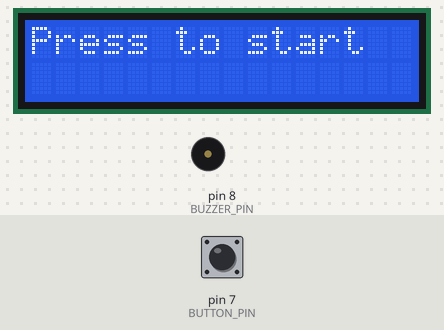
A sketch run on a simulated Arduino Uno, built with avr-gcc and run on an emulated ATmega328P. Shown: 16×2 character LCD, buzzer (waves = sounding, pin HIGH). Inputs (shaded band) come from the test bench; at power-on: pin 7 (BUTTON_PIN) LOW. Random numbers use the default seed unless the sketch sets one.

Above: at 1.2 s.
1.3 s: pin 7 (BUTTON_PIN) pulled HIGH for 0.15 s
At 1.7 s:
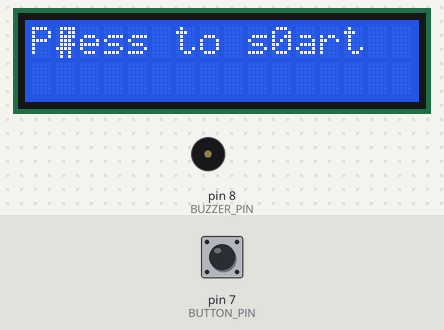
4.3 s: pin 7 (BUTTON_PIN) pulled HIGH for 1 s
At 4.7 s:
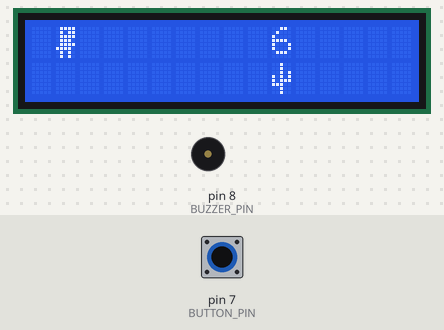
8.3 s: pin 7 (BUTTON_PIN) pulled HIGH for 0.15 s
At 8.8 s:
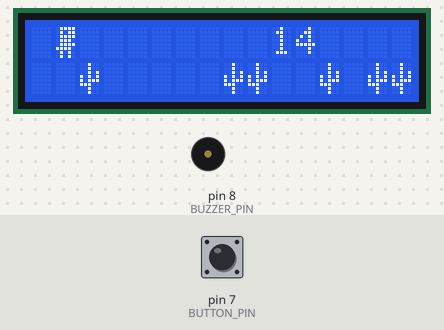
11.4 s: pin 7 (BUTTON_PIN) pulled HIGH for 3.2 s
At 11.8 s:
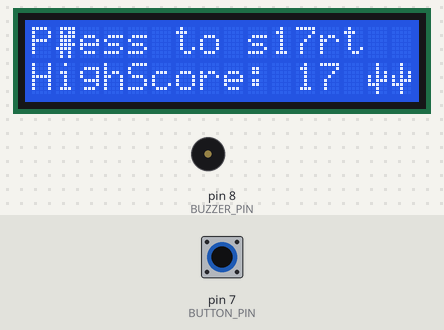
16.1 s: pin 7 (BUTTON_PIN) pulled HIGH for 3.2 s
At 16.9 s:
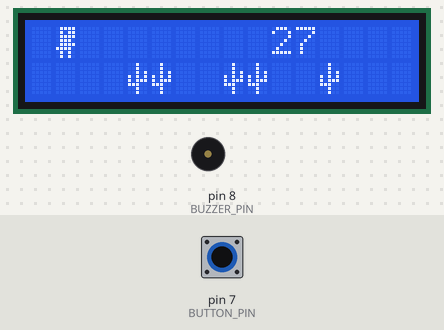
21.5 s: pin 7 (BUTTON_PIN) pulled HIGH for 0.15 s
At 22.0 s:
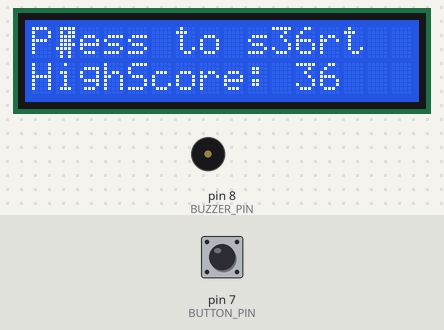
Timing chart, 0 to 24.1 s (numbered marks = the images above; inputs shaded):
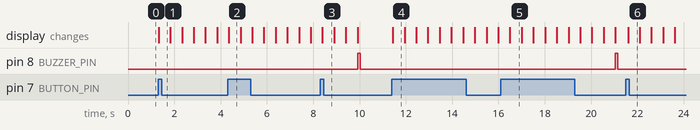

Measured:
- after the input at 1.3 s, the display: changes at once (image 1)
- after the input at 11.4 s, the display: changes at once (image 4)
- after the input at 21.5 s, the display: changes after 0.10 s (image 6)
- what the display in image 2 shows lasts 0.5 s, from 4.4 s to 4.9 s

The sketch:

sketch_ardudino.ino
```cpp
#include <LiquidCrystal.h>
#define BUTTON_PIN 7
#define BUZZER_PIN 8
#define DINO_MAX_FLY_TICKS 10

LiquidCrystal lcd(12, 11, 5, 4, 3, 2);

boolean dinoOnGround = true;
int dinoTicksToFly = DINO_MAX_FLY_TICKS;
int buttonState = LOW;
int buzzerState = LOW;
int highScore = 0;
int score = 0;
boolean gameStarted = false;
boolean scoreScreen = false;

byte dino[8] = {
  0x0F,
  0x0B,
  0x0F,
  0x0E,
  0x0F,
  0x1E,
  0x0A,
  0x0A
};

byte cactus[8] = {
  0x04,
  0x04,
  0x05,
  0x15,
  0x17,
  0x1C,
  0x04,
  0x04
};

int cactuses[16];

void setup() {
  lcd.begin(16,2);
  lcd.createChar(0, dino);
  lcd.createChar(1,cactus);
  memset(cactuses, 0, sizeof(cactuses));
  randomSeed(analogRead(A0));
  pinMode(BUTTON_PIN, INPUT);
  pinMode(BUZZER_PIN, OUTPUT);
  lcd.setCursor(0,0);
  lcd.print("REBOOT");
}

void loop() {
  lcd.clear();
  buttonState = digitalRead(BUTTON_PIN);
  digitalWrite(BUZZER_PIN, buzzerState);
  if (buzzerState == HIGH) {
    buzzerState = LOW;
  }

  if (scoreScreen) {
    lcd.clear();
    lcd.setCursor(0,0);
    lcd.print("Game over: ");
    lcd.print(score);
    if (score > highScore) {
      highScore = score;
    }
    lcd.setCursor(0,1);
    lcd.print("HighScore: ");
    lcd.print(highScore);

    if(buttonState == HIGH){
      scoreScreen = false;
    }
  }

  if(!gameStarted && !scoreScreen){
    lcd.setCursor(0,0);
    lcd.print("Press to start");

    if(buttonState == HIGH){
      gameStarted = true;
    }
  }

  if(gameStarted){
    gameLoop();
    delay(500);
  } else {
    delay(100);
  }
}

void gameLoop(){
  if (!dinoOnGround && dinoTicksToFly <= 0 || buttonState == LOW) {
    dinoOnGround = true;
  }
  if (dinoOnGround && dinoTicksToFly > 0 &&  buttonState == HIGH) {
    dinoOnGround = false;
  }
  if (dinoOnGround && cactuses[1] >= 1) {
    scoreScreen = true;
    gameStarted = false;
    memset(cactuses, 0, sizeof(cactuses));
    buzzerState = HIGH;
  }

  lcd.setCursor(1, dinoOnGround ? 1 : 0);
  lcd.write(byte(0));
  lcd.setCursor(10, 0);
  lcd.print(score);

  unsigned int cactuses_size = sizeof(cactuses)/sizeof(cactuses[0]);
  unsigned int cactussum = 0;
  for (int i=0 ; i < cactuses_size ; i++) {
    if(i+1 < cactuses_size) {
      cactuses[i] = cactuses[i+1];
    }
    if (i>0 && cactuses[i]>0) {
      cactussum++;
    }
    lcd.setCursor(i, 1);
    if (cactuses[i] > 0) {
      lcd.write(byte(1));
    }
  }
  cactuses[cactuses_size-1] = (random(0, 2) == 1 && cactussum <= 4) ? 1 : 0;

  if (!dinoOnGround) {
    dinoTicksToFly--;
  }
  if (dinoOnGround) {
    dinoTicksToFly = DINO_MAX_FLY_TICKS;
  }
  score++;
}
```
